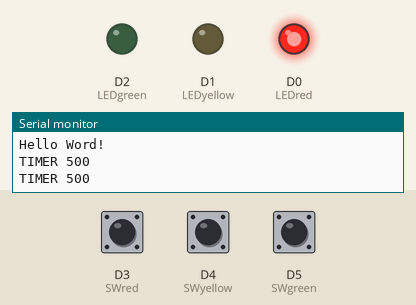
This sketch was run on a simulated ESP8266 (NodeMCU). Shown: output pins drawn as LEDs (lit = HIGH), the last lines printed to the serial monitor. Dashed ring = blinking. The inputs (shaded band) are chosen by the test bench; at power-on: D3 (SWred) HIGH, D4 (SWyellow) HIGH, D5 (SWgreen) HIGH.

Above: at 1.2 s.
1.3 s: D3 (SWred) pulled LOW for 0.15 s
At 1.75 s:
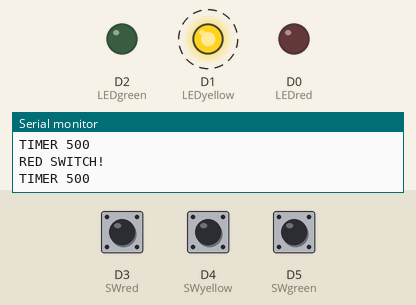
4.4 s: D4 (SWyellow) pulled LOW for 0.15 s
At 5.9 s:
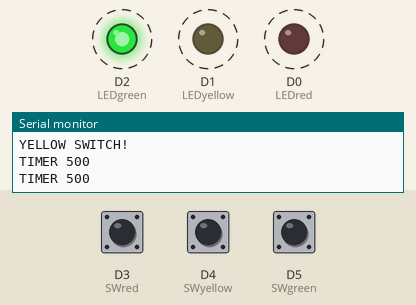
7.4 s: D5 (SWgreen) pulled LOW for 0.15 s
Timing chart, 0 to 16.4 s (numbered marks = the images above; inputs shaded):
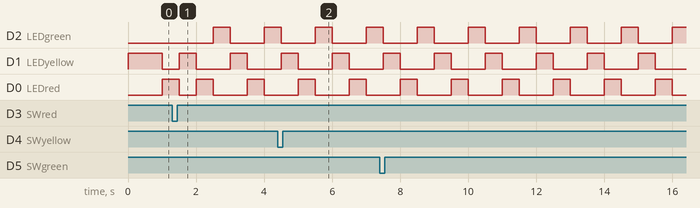

Measured:
- by itself, D2 (LEDgreen), D1 (LEDyellow), D0 (LEDred): alternates HIGH for 0.50 s and LOW for 1.0 s

The sketch:

LEDbutton3LED.ino
```cpp
#define LEDred D0
#define LEDyellow D1
#define LEDgreen D2

#define SWred D3
#define SWyellow D4
#define SWgreen D5

#include <Ticker.h>
Ticker timer500;
volatile bool redcheck=false;
volatile bool yellowcheck=false;
volatile bool greencheck=false;
volatile bool timer500check=false;

void time500(){
  timer500check=true;
}

ICACHE_RAM_ATTR void redInterrupt(){
  redcheck=true;
}
ICACHE_RAM_ATTR void yellowInterrupt(){
  yellowcheck=true;
}
ICACHE_RAM_ATTR void greenInterrupt(){
  greencheck=true;
}

void setup() {

  Serial.begin(9600);
  Serial.println("Hello Word!");
  pinMode(LEDred, OUTPUT);
  pinMode(LEDyellow, OUTPUT);
  pinMode(LEDgreen, OUTPUT);

  pinMode(SWred, INPUT);
  pinMode(SWyellow, INPUT);
  pinMode(SWgreen, INPUT);

  digitalWrite(LEDred,0);
  digitalWrite(LEDyellow,1);
  digitalWrite(LEDgreen,0);

  attachInterrupt(digitalPinToInterrupt(SWred), redInterrupt,RISING);
  attachInterrupt(digitalPinToInterrupt(SWyellow), yellowInterrupt,RISING);
  attachInterrupt(digitalPinToInterrupt(SWgreen), greenInterrupt,RISING);
  timer500.attach(0.5, time500);
}
 int mode=0;
 int ledrun=1;

void loop() {
  if (redcheck) {
    Serial.println("RED SWITCH!");
    redcheck = false;
    ledrun = 1; // เมื่อกดสวิตช์สีแดง ให้เริ่มทำงานตามลำดับ
  }
  if (yellowcheck) {
    Serial.println("YELLOW SWITCH!");
    yellowcheck = false;
  }
  if (greencheck) {
    Serial.println("GREEN SWITCH!");
    greencheck = false;
  }
  if (timer500check && ledrun > 0) {
    Serial.println("TIMER 500");
    if (ledrun == 1) {
      digitalWrite(LEDyellow, 1);
      digitalWrite(LEDred, 0);
      digitalWrite(LEDgreen, 0);
      ledrun = 2;
    } else if (ledrun == 2) {
      digitalWrite(LEDyellow, 0);
      digitalWrite(LEDred, 1);
      digitalWrite(LEDgreen, 0);
      ledrun = 3;
    } else if (ledrun == 3) {
      digitalWrite(LEDyellow, 0);
      digitalWrite(LEDred, 0);
      digitalWrite(LEDgreen, 1);
      ledrun = 1; // ทำงานวนลูป
    }
    timer500check = false;
  }
}
```
